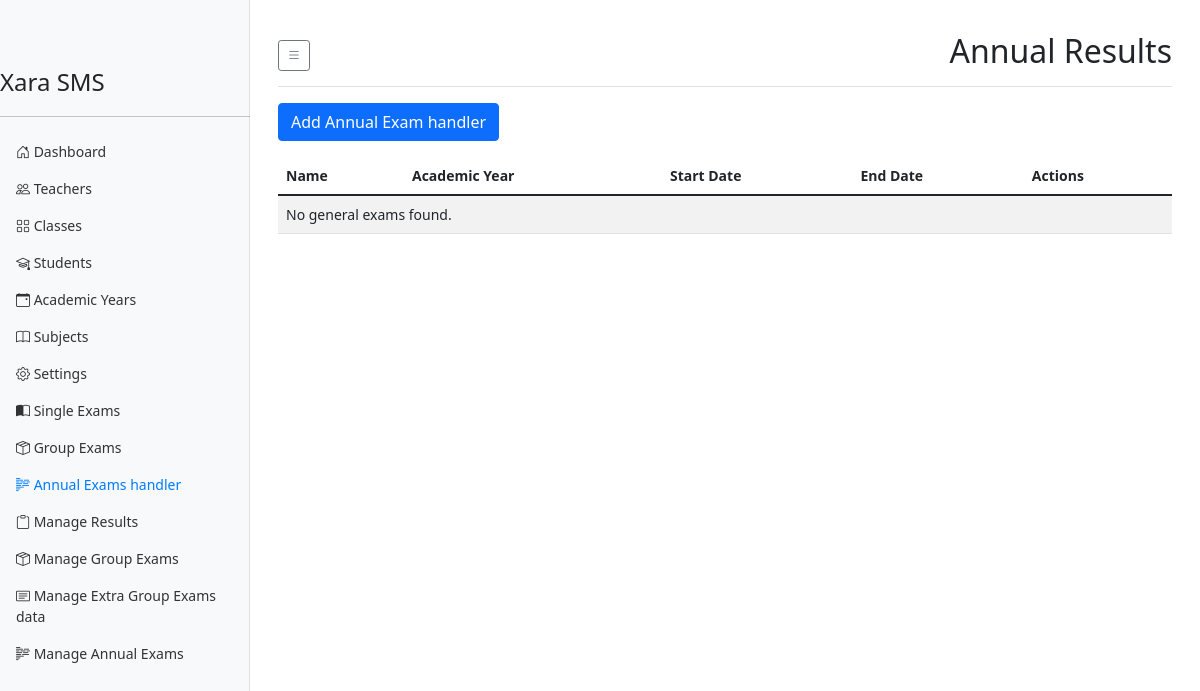
The page /users/annual-exams/ on the database as committed earlier.
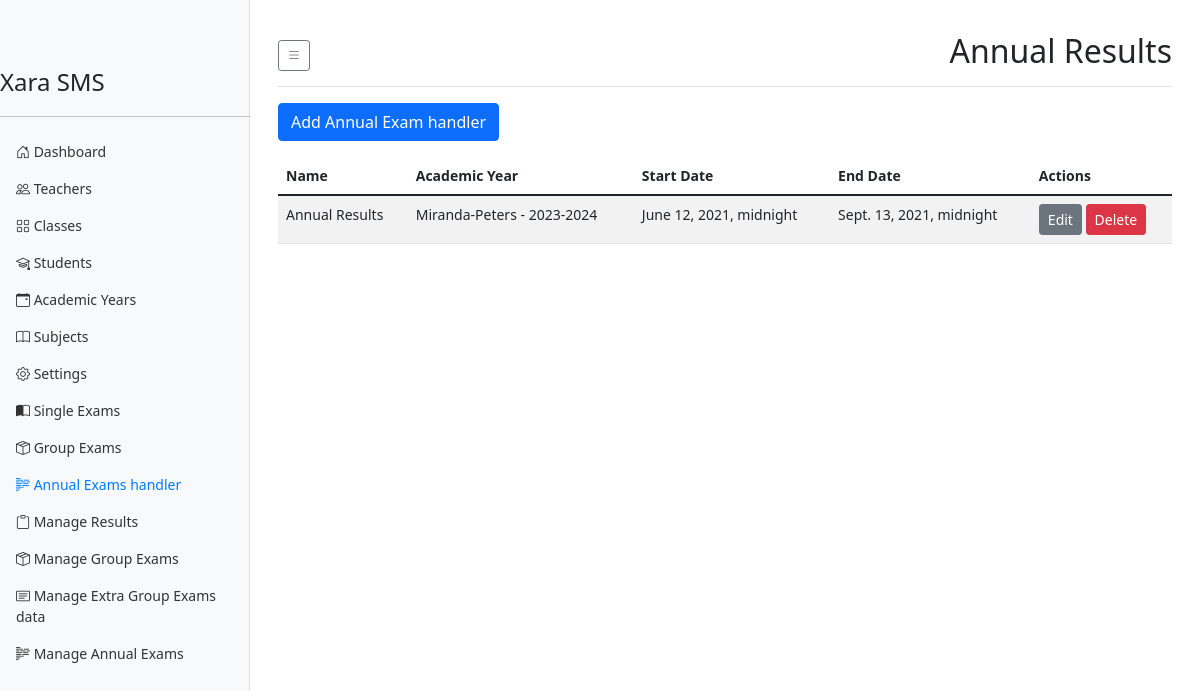
The same page on the database as committed later.
### result_system/models.py (models this page shows, shortened)
class AnnualExam(models.Model):
    school = models.ForeignKey(School, on_delete=models.CASCADE, related_name='annual_exams')
    name = models.CharField(max_length=100, default="Annual Results")
    academic_year = models.ForeignKey(AcademicYear, on_delete=models.CASCADE, related_name='annual_exams')
    general_exams = models.ManyToManyField(GeneralExam, related_name='annual_exams', through='AnnualExamWeight')
    start_date = models.DateTimeField()
    end_date = models.DateTimeField()
    total_coefficient = models.DecimalField(max_digits=5, decimal_places=2, default=1.00)
    class Meta:
        unique_together = ('school', 'name', 'academic_year')

class AcademicYear(models.Model):
    school = models.ForeignKey(School, on_delete=models.CASCADE, related_name='academic_years')
    year = models.CharField(max_length=9)  # e.g., "2023-2024"
    start_date = models.DateField()
    end_date = models.DateField()
    is_current = models.BooleanField(default=False)
    class Meta:
        unique_together = ('school', 'year')
        indexes = [
            models.Index(fields=['school', 'is_current']),
        ]
    def __str__(self):
        return f"{self.school.name} - {self.year}"

class School(models.Model):
    name = models.CharField(max_length=255, unique=True)
    moto = models.CharField(max_length=255, unique=True, null=True)
    pobox = models.CharField(max_length=255, unique=True, null=True)
    code = models.CharField(max_length=10, unique=True)
    logo = models.ImageField(upload_to='school}_logo/', blank=True, null=True)
    address = models.TextField(blank=True)
    phone = models.CharField(max_length=20, blank=True)
    email = models.EmailField(blank=True)
    website = models.URLField(blank=True)
    created_at = models.DateTimeField(auto_now_add=True)
    updated_at = models.DateTimeField(auto_now=True)

### users/views.py (the view)
# urls.py: path('annual-exams/', AnnualExamListView.as_view(), name='annual_exam_list'),
class AnnualExamListView(ListView):
    model = AnnualExam
    template_name = 'users/annual_exam_list.html'
    context_object_name = 'annual_exams'

### templates/users/annual_exam_list.html (shortened to what this page needs)
{% extends "users/dashboard_base.html" %}
{% block page_title %}Annual Results{% endblock %}
{% block dashboard_content %}
<div class="row mb-3">
    <div class="col-12">
        <a href="{% url 'annual_exam_create' %}" class="btn btn-primary">Add Annual Exam handler</a>
    </div>
</div>
<div class="table-responsive">
    <table class="table table-striped">
        <thead>
            <tr>
                <th>Name</th>
                <th>Academic Year</th>
                <th>Start Date</th>
                <th>End Date</th>
                <th>Actions</th>
            </tr>
        </thead>
        <tbody>
            {% for general_exam in annual_exams %}
            <tr>
                <td>{{ general_exam.name }}</td>
                <td>{{ general_exam.academic_year }}</td>
                <td>{{ general_exam.start_date }}</td>
                <td>{{ general_exam.end_date }}</td>
                <td>
                    <a href="{% url 'annual_exam_update' general_exam.pk %}" class="btn btn-sm btn-secondary">Edit</a>
                    <a href="{% url 'annual_exam_delete' general_exam.pk %}" class="btn btn-sm btn-danger">Delete</a>
                </td>
            </tr>
            {% empty %}
            <tr>
                <td colspan="5">No general exams found.</td>
            </tr>
            {% endfor %}
        </tbody>
    </table>
</div>
{% endblock dashboard_content %}

Rows that differ between the two databases and show on the page:
added AnnualExam: name "Annual Results", academic_year "Miranda-Peters - 2023-2024", start_date "June 12, 2021, midnight", end_date "Sept. 13, 2021, midnight"
Other text that changed with them:
text no longer shown: "No general exams found."
